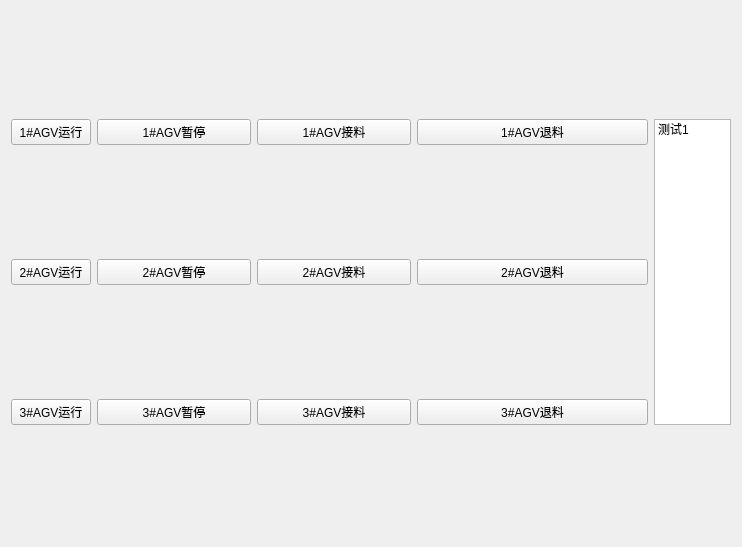
<?xml version="1.0" encoding="UTF-8"?>
<ui version="4.0">
 <class>mainForm</class>
 <widget class="QWidget" name="mainForm">
  <property name="geometry">
   <rect>
    <x>0</x>
    <y>0</y>
    <width>742</width>
    <height>547</height>
   </rect>
  </property>
  <property name="windowTitle">
   <string>Form</string>
  </property>
  <layout class="QGridLayout" name="gridLayout" columnstretch="1,2,2,3,1">
   <item row="0" column="1">
    <widget class="QPushButton" name="pushButton_3">
     <property name="text">
      <string>1#AGV暂停</string>
     </property>
    </widget>
   </item>
   <item row="1" column="0">
    <widget class="QPushButton" name="pushButton_4">
     <property name="text">
      <string>2#AGV运行</string>
     </property>
    </widget>
   </item>
   <item row="1" column="3">
    <widget class="QPushButton" name="pushButton_13">
     <property name="text">
      <string>2#AGV退料</string>
     </property>
    </widget>
   </item>
   <item row="2" column="3">
    <widget class="QPushButton" name="pushButton_12">
     <property name="text">
      <string>3#AGV退料</string>
     </property>
    </widget>
   </item>
   <item row="2" column="2">
    <widget class="QPushButton" name="pushButton_8">
     <property name="text">
      <string>3#AGV接料</string>
     </property>
    </widget>
   </item>
   <item row="0" column="0">
    <widget class="QPushButton" name="pushButton_2">
     <property name="text">
      <string>1#AGV运行</string>
     </property>
    </widget>
   </item>
   <item row="2" column="1">
    <widget class="QPushButton" name="pushButton_9">
     <property name="text">
      <string>3#AGV暂停</string>
     </property>
    </widget>
   </item>
   <item row="2" column="0">
    <widget class="QPushButton" name="pushButton_6">
     <property name="text">
      <string>3#AGV运行</string>
     </property>
    </widget>
   </item>
   <item row="1" column="1">
    <widget class="QPushButton" name="pushButton_5">
     <property name="text">
      <string>2#AGV暂停</string>
     </property>
    </widget>
   </item>
   <item row="0" column="2">
    <widget class="QPushButton" name="pushButton_11">
     <property name="text">
      <string>1#AGV接料</string>
     </property>
    </widget>
   </item>
   <item row="1" column="2">
    <widget class="QPushButton" name="pushButton_10">
     <property name="text">
      <string>2#AGV接料</string>
     </property>
    </widget>
   </item>
   <item row="0" column="4" rowspan="3">
    <widget class="QListWidget" name="listWidget">
     <item>
      <property name="text">
       <string>测试1</string>
      </property>
     </item>
    </widget>
   </item>
   <item row="0" column="3">
    <widget class="QPushButton" name="pushButton_7">
     <property name="text">
      <string>1#AGV退料</string>
     </property>
    </widget>
   </item>
  </layout>
 </widget>
 <resources/>
 <connections/>
</ui>
